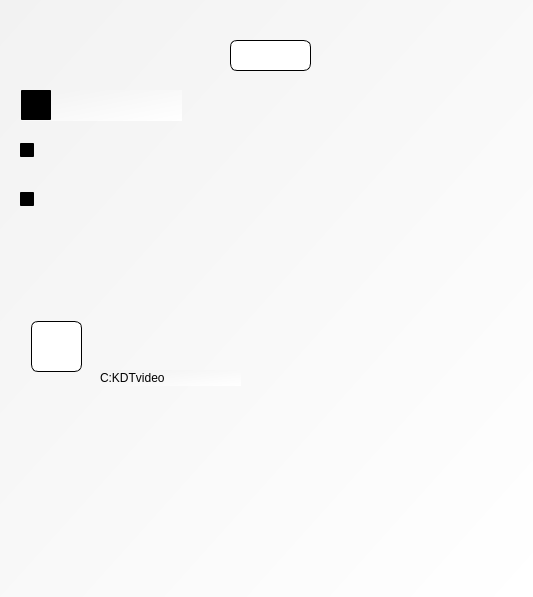
<?xml version="1.0" encoding="UTF-8"?>
<ui version="4.0">
 <class>setting</class>
 <widget class="QDialog" name="setting">
  <property name="windowModality">
   <enum>Qt::ApplicationModal</enum>
  </property>
  <property name="geometry">
   <rect>
    <x>0</x>
    <y>0</y>
    <width>533</width>
    <height>597</height>
   </rect>
  </property>
  <property name="windowTitle">
   <string>setting</string>
  </property>
  <property name="styleSheet">
   <string notr="true">background-color: qlineargradient(spread:pad, x1:0, y1:0, x2:1, y2:1, stop:0 rgba(242, 242, 242, 255), stop:1 rgba(255, 255, 255, 255));</string>
  </property>
  <widget class="QPushButton" name="video_before_button_2">
   <property name="geometry">
    <rect>
     <x>31</x>
     <y>321</y>
     <width>51</width>
     <height>51</height>
    </rect>
   </property>
   <property name="sizePolicy">
    <sizepolicy hsizetype="Preferred" vsizetype="Preferred">
     <horstretch>0</horstretch>
     <verstretch>0</verstretch>
    </sizepolicy>
   </property>
   <property name="maximumSize">
    <size>
     <width>51</width>
     <height>16777215</height>
    </size>
   </property>
   <property name="styleSheet">
    <string notr="true">QPushButton{background-color: #ffffff;
selection-color: #ffffff;
color: #ffffff;

border: 1px solid  #000000;
border-radius: 7px;
padding-right: 5px; 
padding-left: 5px;
padding-top: 5px;
padding-bottom: 5px;
}

QPushButton:hover
{
	background-color: #F28B30;
	border: 1px solid  #000000;
}</string>
   </property>
   <property name="text">
    <string/>
   </property>
   <property name="icon">
    <iconset resource="resources.qrc">
     <normaloff>:/img/img/open-folder.png</normaloff>:/img/img/open-folder.png</iconset>
   </property>
   <property name="iconSize">
    <size>
     <width>20</width>
     <height>20</height>
    </size>
   </property>
  </widget>
  <widget class="QCheckBox" name="checkBox_3">
   <property name="geometry">
    <rect>
     <x>20</x>
     <y>179</y>
     <width>121</width>
     <height>41</height>
    </rect>
   </property>
   <property name="styleSheet">
    <string notr="true">background-color: qlineargradient(spread:pad, x1:0, y1:0, x2:0, y2:0, stop:0 rgba(0, 0, 0, 0), stop:1 rgba(255, 255, 255, 255));</string>
   </property>
   <property name="text">
    <string/>
   </property>
   <property name="icon">
    <iconset resource="resources.qrc">
     <normaloff>:/img/img/충돌.png</normaloff>:/img/img/충돌.png</iconset>
   </property>
   <property name="iconSize">
    <size>
     <width>128</width>
     <height>128</height>
    </size>
   </property>
  </widget>
  <widget class="QLabel" name="label_6">
   <property name="geometry">
    <rect>
     <x>100</x>
     <y>370</y>
     <width>141</width>
     <height>16</height>
    </rect>
   </property>
   <property name="text">
    <string>C:KDTvideo</string>
   </property>
  </widget>
  <widget class="QCheckBox" name="checkBox_2">
   <property name="geometry">
    <rect>
     <x>20</x>
     <y>130</y>
     <width>221</width>
     <height>41</height>
    </rect>
   </property>
   <property name="styleSheet">
    <string notr="true">background-color: qlineargradient(spread:pad, x1:0, y1:0, x2:0, y2:0, stop:0 rgba(0, 0, 0, 0), stop:1 rgba(255, 255, 255, 255));</string>
   </property>
   <property name="text">
    <string/>
   </property>
   <property name="icon">
    <iconset resource="resources.qrc">
     <normaloff>:/img/img/위험구역_35.png</normaloff>:/img/img/위험구역_35.png</iconset>
   </property>
   <property name="iconSize">
    <size>
     <width>128</width>
     <height>128</height>
    </size>
   </property>
  </widget>
  <widget class="QLabel" name="label_4">
   <property name="geometry">
    <rect>
     <x>21</x>
     <y>251</y>
     <width>401</width>
     <height>51</height>
    </rect>
   </property>
   <property name="styleSheet">
    <string notr="true">background-color: qlineargradient(spread:pad, x1:0, y1:0, x2:0, y2:0, stop:0 rgba(0, 0, 0, 0), stop:1 rgba(255, 255, 255, 255));</string>
   </property>
   <property name="text">
    <string>&lt;html&gt;&lt;head/&gt;&lt;body&gt;&lt;p&gt;&lt;img src=&quot;:/img/img/파일_50.png&quot;/&gt;&lt;/p&gt;&lt;/body&gt;&lt;/html&gt;</string>
   </property>
  </widget>
  <widget class="QLabel" name="label_5">
   <property name="geometry">
    <rect>
     <x>100</x>
     <y>320</y>
     <width>81</width>
     <height>41</height>
    </rect>
   </property>
   <property name="styleSheet">
    <string notr="true">background-color: qlineargradient(spread:pad, x1:0, y1:0, x2:0, y2:0, stop:0 rgba(0, 0, 0, 0), stop:1 rgba(255, 255, 255, 255));</string>
   </property>
   <property name="text">
    <string>&lt;html&gt;&lt;head/&gt;&lt;body&gt;&lt;p&gt;&lt;img src=&quot;:/img/img/현재_35.png&quot;/&gt;&lt;/p&gt;&lt;/body&gt;&lt;/html&gt;</string>
   </property>
  </widget>
  <widget class="QCheckBox" name="checkBox">
   <property name="geometry">
    <rect>
     <x>21</x>
     <y>90</y>
     <width>161</width>
     <height>31</height>
    </rect>
   </property>
   <property name="styleSheet">
    <string notr="true">background-color: qlineargradient(spread:pad, x1:0, y1:0, x2:0, y2:0, stop:0 rgba(0, 0, 0, 0), stop:1 rgba(255, 255, 255, 255));

QCheckBox {
    spacing: 5px;
}

QCheckBox::indicator {
    width: 30px;
    height: 30px;
}</string>
   </property>
   <property name="text">
    <string/>
   </property>
   <property name="icon">
    <iconset resource="resources.qrc">
     <normaloff>:/img/img/안전모 유무.png</normaloff>:/img/img/안전모 유무.png</iconset>
   </property>
   <property name="iconSize">
    <size>
     <width>128</width>
     <height>128</height>
    </size>
   </property>
  </widget>
  <widget class="QLabel" name="label">
   <property name="geometry">
    <rect>
     <x>20</x>
     <y>20</y>
     <width>191</width>
     <height>51</height>
    </rect>
   </property>
   <property name="minimumSize">
    <size>
     <width>54</width>
     <height>12</height>
    </size>
   </property>
   <property name="styleSheet">
    <string notr="true">background-color: qlineargradient(spread:pad, x1:0, y1:0, x2:0, y2:0, stop:0 rgba(0, 0, 0, 0), stop:1 rgba(255, 255, 255, 255));</string>
   </property>
   <property name="text">
    <string>&lt;html&gt;&lt;head/&gt;&lt;body&gt;&lt;p&gt;&lt;img src=&quot;:/img/img/알람설정_50.png&quot;/&gt;&lt;/p&gt;&lt;/body&gt;&lt;/html&gt;</string>
   </property>
  </widget>
  <widget class="QPushButton" name="pushButton_3">
   <property name="geometry">
    <rect>
     <x>230</x>
     <y>40</y>
     <width>81</width>
     <height>31</height>
    </rect>
   </property>
   <property name="styleSheet">
    <string notr="true">QPushButton{background-color: #ffffff;
selection-color: #ffffff;
color: #ffffff;

border: 1px solid  #000000;
border-radius: 7px;
padding-right: 5px; 
padding-left: 5px;
padding-top: 5px;
padding-bottom: 5px;
}

QPushButton:hover
{
	background-color: #F28B30;
	border: 1px solid  #000000;
}</string>
   </property>
   <property name="text">
    <string/>
   </property>
   <property name="icon">
    <iconset resource="resources.qrc">
     <normaloff>:/img/img/초기화_35.png</normaloff>:/img/img/초기화_35.png</iconset>
   </property>
   <property name="iconSize">
    <size>
     <width>43</width>
     <height>43</height>
    </size>
   </property>
  </widget>
 </widget>
 <resources>
  <include location="resources.qrc"/>
 </resources>
 <connections/>
</ui>
